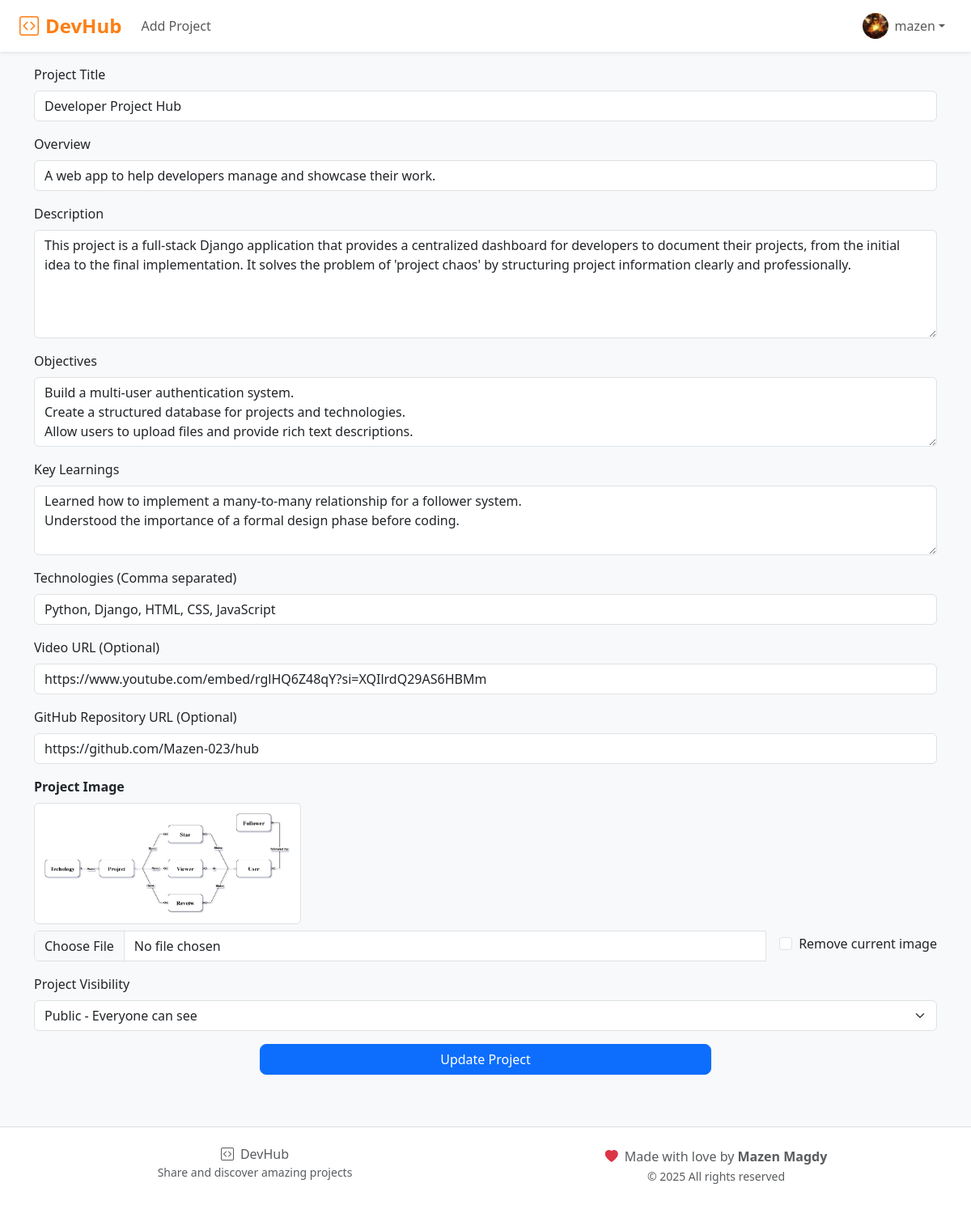
Page /project/1/update/ (signed in) on the committed database.
### accounts/models.py (models this page shows, shortened)
class User(AbstractUser):
    photo = models.ImageField(blank=True, upload_to="media")
    followers = models.ManyToManyField(
        "self", symmetrical=False, related_name="following", blank=True
    )

### projects/models.py (models this page shows, shortened)
class Project(models.Model):
    owner = models.ForeignKey(User, on_delete=models.CASCADE, related_name="projects")
    title = models.CharField(max_length=255)
    overview = models.CharField(max_length=100)
    description = models.TextField(blank=True)
    video_url = models.URLField(blank=True)
    github_url = models.URLField(blank=True)
    image = models.ImageField(blank=True, upload_to="media")
    objectives = models.TextField(blank=True)
    key_learning = models.TextField(blank=True)
    is_public = models.BooleanField(default=True)
    technologies = models.ManyToManyField(
        Technology, related_name="projects", blank=True
    )
    viewers = models.ManyToManyField(
        User, related_name="viewed_projects", blank=True, editable=False
    )
    stars = models.ManyToManyField(User, related_name="starred_projects", blank=True)
    timestamp = models.DateTimeField(auto_now_add=True)
    class Meta:
        ordering = ["-timestamp"]

### projects/views.py (the view)
# urls.py: path("project/<int:pk>/update/", views.update, name="update"),
@login_required
def update(request, pk):
    project = get_object_or_404(Project, pk=pk, owner=request.user)
    if request.method == "POST":
        form = ProjectForm(request.POST, request.FILES, instance=project)
        if form.is_valid():
            project = form.save(commit=False)
            project.is_public = form.cleaned_data["is_public"] == "True"
            project.save()
            project.technologies.clear()
            technologies = form.cleaned_data.get("technologies", "")
            if technologies:
                skills = [
                    name.strip() for name in technologies.split(",") if name.strip()
                ]
                for name in skills:
                    technology, created = Technology.objects.get_or_create(name=name)
                    project.technologies.add(technology)
            messages.success(
                request, f"Project '{project.title}' was updated successfully!"
            )
            return HttpResponseRedirect(reverse("projects:detail", args=[project.id]))
        else:
            return render(
                request, "projects/update.html", {"form": form, "project": project}
            )
    else:
        technologies = {
            "technologies": ", ".join(
                [tech.name for tech in project.technologies.all()]
            )
        }
        form = ProjectForm(instance=project, initial=technologies)
        return render(
            request, "projects/update.html", {"form": form, "project": project}
        )

### projects/templates/projects/update.html (shortened to what this page needs)
{% extends "projects/layout.html" %}
{% load static %}
{% block main %}
<div class="container mt-3">
    <form action="{% url 'projects:update' project.id %}" method="post" enctype="multipart/form-data">
        <div class="mb-3">
            <label for="{{ form.title.id_for_label }}" class="form-label">Project Title</label>
            {{ form.title }}
        </div>
        <div class="mb-3">
            <label for="{{ form.overview.id_for_label }}" class="form-label">Overview</label>
            {{ form.overview }}
        </div>
        <div class="mb-3">
            <label for="{{ form.description.id_for_label }}" class="form-label">Description</label>
            {{ form.description }}
        </div>
        <div class="mb-3">
            <label for="{{ form.objectives.id_for_label }}" class="form-label">Objectives</label>
            {{ form.objectives }}
        </div>
        <div class="mb-3">
            <label for="{{ form.key_learning.id_for_label }}" class="form-label">Key Learnings</label>
            {{ form.key_learning }}
        </div>
        <div class="mb-3">
            <label for="{{ form.technologies.id_for_label }}" class="form-label">Technologies (Comma separated)</label>
            {{ form.technologies }}
        </div>
        <div class="mb-3">
            <label for="{{ form.video_url.id_for_label }}" class="form-label">Video URL (Optional)</label>
            {{ form.video_url }}
        </div>
        <div class="mb-3">
            <label for="{{ form.github_url.id_for_label }}" class="form-label">GitHub Repository URL (Optional)</label>
            {{ form.github_url }}
        </div>
        <div class="mb-3">
            <label class="form-label fw-semibold">Project Image</label>
            {% if project.image %}
                <div class="mb-2">
                    <img src="{{ project.image.url }}" class="img-thumbnail" style="max-height: 150px;"
                        alt="Current project image">
                </div>
            {% endif %}
            <div class="input-group">
                <input type="file" name="image" class="form-control" id="id_image" accept="image/*">
                {% if project.image %}
                    <div class="form-check ms-3 mt-1">
                        <input type="checkbox" name="image-clear" id="image-clear_id" class="form-check-input">
                        <label class="form-check-label" for="image-clear_id">Remove current image</label>
                    </div>
                {% endif %}
            </div>
        </div>
        <div class="mb-3">
            <label for="{{ form.is_public.id_for_label }}" class="form-label">Project Visibility</label>
            {{ form.is_public }}
        </div>
        <div class="d-grid gap-2 col-6 mx-auto mb-3">
            <button type="submit" class="btn btn-primary">Update Project</button>
        </div>
    </form>
</div>
{% endblock %}

### projects/templates/projects/layout.html (shortened to what this page needs)
{% load static %}
<!DOCTYPE html>
<html lang="en">
<head>
    <link href="https://cdn.jsdelivr.net/npm/bootstrap@5.3.8/dist/css/bootstrap.min.css" rel="stylesheet"
>
    <link rel="stylesheet" href="https://cdn.jsdelivr.net/npm/bootstrap-icons@1.11.0/font/bootstrap-icons.css">
    {% block style %}
        <link rel="stylesheet" href="{% static 'projects/style.css' %}">
    {% endblock %}
</head>
<body class="d-flex flex-column min-vh-100">
    <nav class="navbar navbar-expand-lg navbar-light bg-white shadow-sm">
        <div class="container-fluid px-4">
            <a class="navbar-brand" style="color: #fd7e14;" href="{% url 'projects:index' %}">
                <i class="bi bi-code-square me-2"></i>DevHub
            </a>
            <div class="collapse navbar-collapse" id="navbarNavAltMarkup">
                {% if user.is_authenticated %}
                    <ul class="navbar-nav me-auto">
                        <li class="nav-item">
                            <a class="nav-link fw-medium" href="{% url 'projects:create' %}">Add Project</a>
                        </li>
                    </ul>
                    <ul class="navbar-nav ms-auto">
                        <li class="nav-item dropdown">
                            <a class="nav-link dropdown-toggle d-flex align-items-center" href="#" role="button"
                                data-bs-toggle="dropdown" aria-expanded="false">
                                {% if user.photo %}
                                    <img src="{{ user.photo.url }}" alt="Profile" class="rounded-circle me-2"
                                        style="width: 32px; height: 32px; object-fit: cover;">
                                {% else %}
                                    <i class="bi bi-person-circle me-2" style="font-size: 1.5rem;"></i>
                                {% endif %}
                                {{ user.username }}
                            </a>
                        </li>
                    </ul>
                {% endif %}
            </div>
        </div>
    </nav>
    <main class="flex-grow-1">
        {% block main %}{% endblock %}
    </main>
    <footer class="bg-white border-top mt-5 py-4">
        <div class="container text-center">
            <div class="row">
                <div class="col-md-6">
                    <h6 class="text-muted mb-0">
                        <i class="bi bi-code-square me-2"></i>DevHub
                    </h6>
                    <small class="text-muted">Share and discover amazing projects</small>
                </div>
                <div class="col-md-6">
                    <p class="text-muted mb-0">
                        <i class="bi bi-heart-fill text-danger me-1"></i>
                        Made with love by <strong>Mazen Magdy</strong>
                    </p>
                    <small class="text-muted">&copy; 2025 All rights reserved</small>
                </div>
            </div>
        </div>
    </footer>
</body>
</html>

### projects/static/projects/style.css (style rules this page uses)
body { background-color: #f8f9fa; font-family: 'Segoe UI', Tahoma, Geneva, Verdana, sans-serif; }
.navbar-brand { font-weight: bold; font-size: 1.5rem; }
.btn { border-radius: 8px; }
footer { margin-top: auto; }
.navbar { box-shadow: 0 2px 4px rgba(0,0,0,0.1); }

### rows in the picture
User: photo (picture), username "mazen"
Project: title "Developer Project Hub", overview "A web app to help developers manage and showcase their work.", description "This project is a full-stack Django application that provides a centralized dashboard for developers to document their projects, from the initial idea to the final implementation. It solves the problem of 'project chaos' by structuring project information clearly and professionally.", objectives "Build a multi-user authentication system. Create a structured database for projects and technologies. Allow users to upload files and provide rich text descriptions.", key_learning "Learned how to implement a many-to-many relationship for a follower system. Understood the importance of a formal design phase before coding.", video_url "https://www.youtube.com/embed/rglHQ6Z48qY?si=XQIlrdQ29AS6HBMm", github_url "https://github.com/Mazen-023/hub", image (picture), is_public "Public - Everyone can see"
